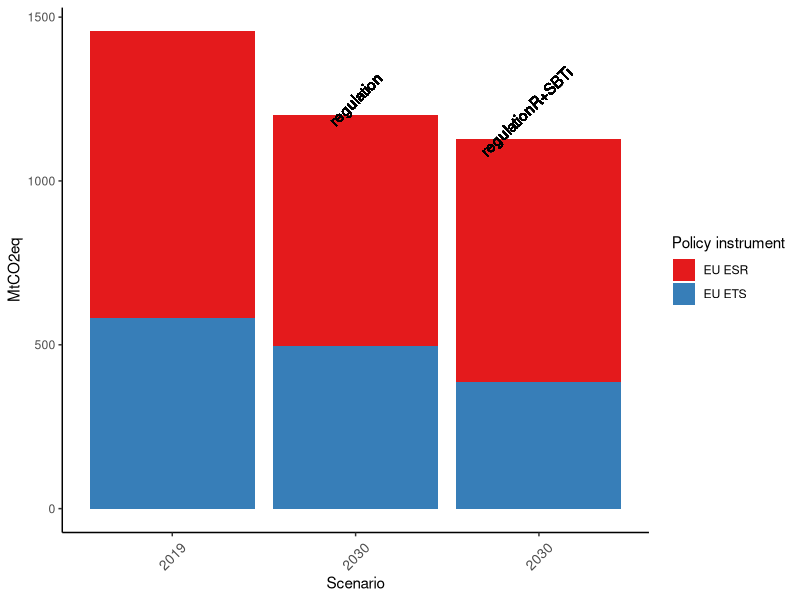
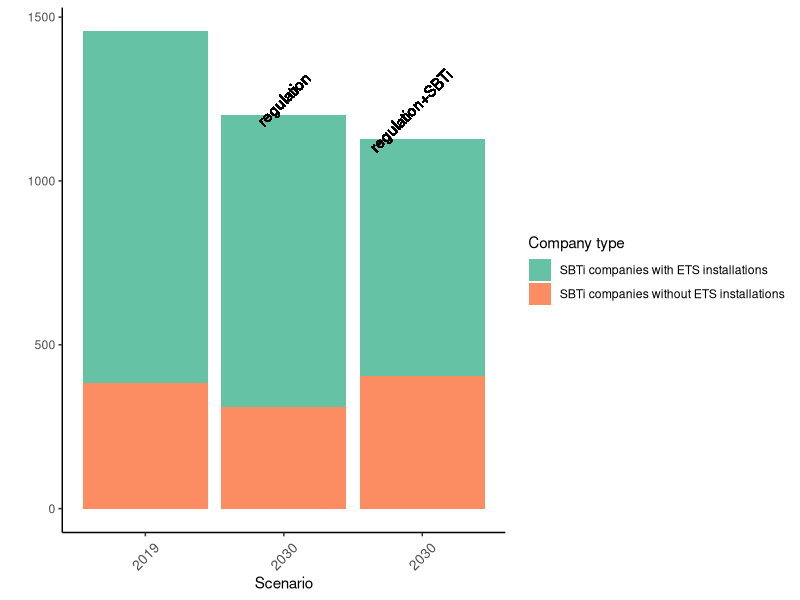
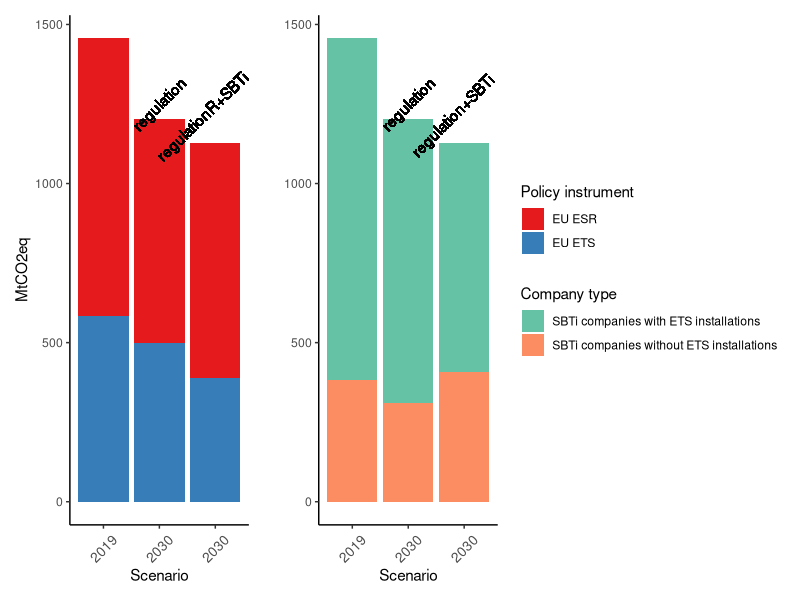
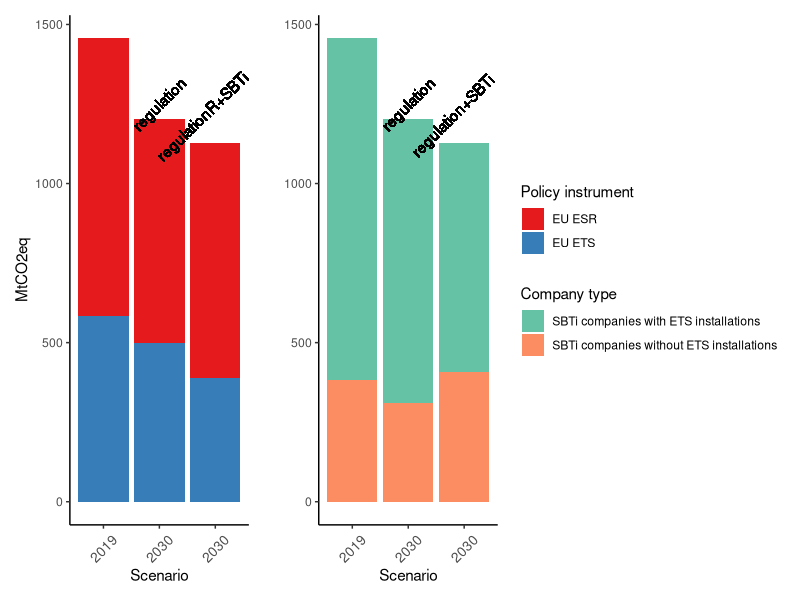

These figures' R source, in order:
library(stringr)
library(readxl)
library(tidyverse)
library(ggplot2)
library(patchwork)

scenarios = c("History", "CPS", "CPS+NSA")
scenario_names = c("History", "ETS/ESR", "ETS/ESR + SBTi")

results_SBTi_ETS <- read.table('data/results_SBTi_ETS.csv', sep=";", header=TRUE)
results_SBTi_ETS <- gather(results_SBTi_ETS, `scope.1`, `scope.2`, total, key="emissions_type", value=value)
results_SBTi_ETS$Scenario <- factor(results_SBTi_ETS$Scenario, levels=scenarios)

g1 <- ggplot(data=results_SBTi_ETS) +
  geom_bar(aes(x=Scenario, y=value, fill=`Policy.instrument`), stat='identity') +
  geom_text(aes(x="CPS", y=1250, label="regulation", angle=45)) +
  geom_text(aes(x="CPS+NSA", y=1250, label="regulationR+SBTi", angle=44, hjust=0.65)) +
  scale_fill_brewer(name="Policy instrument", palette="Set1") +
  scale_x_discrete(labels=c("History"="2019", "CPS"="2030","CPS+NSA"="2030")) +
  labs(y="MtCO2eq") +
  theme_classic() +
  theme(axis.text.x = element_text(angle = 45, vjust=0.5, size=10))
plot(g1)

g2 <- ggplot(data=results_SBTi_ETS) +
  geom_bar(aes(x=Scenario, y=value, fill=`Company.type`), stat='identity') +
  geom_text(aes(x="CPS", y=1250, label="regulation", angle=45)) +
  geom_text(aes(x="CPS+NSA", y=1250, label="regulation+SBTi", angle=45, hjust=0.65)) +
  scale_fill_brewer(name="Company type", palette="Set2") +
  scale_x_discrete(labels=c("History"="2019", "CPS"="2030","CPS+NSA"="2030")) +
  labs(y="") +
  theme_classic() +
  theme(axis.text.x = element_text(angle = 45, vjust=0.5, size=10))
plot(g2)

g <- g1+g2+ plot_layout(guides="collect") 
plot(g)
ggsave(paste0("graphs/PBL CLIMA/figure_EU_SBTi_ETS.jpg"), g, scale=1)
